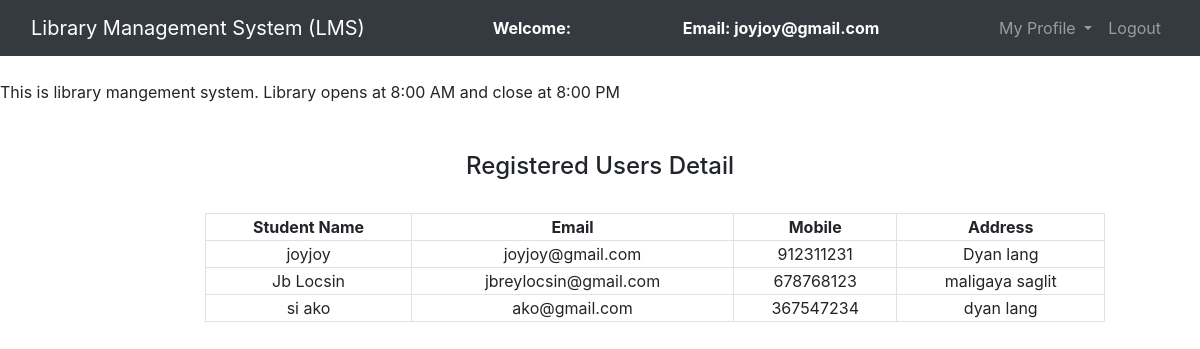
/admin/Regusers.php (signed in), run on the app's committed database.
### tables this page shows
CREATE TABLE `users` (
  `user_id` int(11) NOT NULL,
  `student_name` varchar(50) NOT NULL,
  `email` varchar(100) NOT NULL,
  `password` varchar(100) NOT NULL,
  `mobile` int(10) NOT NULL,
  `address` varchar(250) NOT NULL
);

### admin/Regusers.php (the view, shortened to what this page needs)
<?php
	$connection = mysqli_connect("localhost","root","");
	$query = "select * from users";
?>
<!DOCTYPE html>
<html>
<head>
	<link rel="stylesheet" type="text/css" href="../bootstrap-4.4.1/css/bootstrap.min.css">
</head>
<body>
	<nav class="navbar navbar-expand-lg navbar-dark bg-dark">
		<div class="container-fluid">
			<div class="navbar-header">
				<a class="navbar-brand" href="admin_dashboard.php">Library Management System (LMS)</a>
			</div>
			<font style="color: white"><span><strong>Welcome: <?php echo $_SESSION['name'];?></strong></span></font>
			<font style="color: white"><span><strong>Email: <?php echo $_SESSION['email'];?></strong></font>
		    <ul class="nav navbar-nav navbar-right">
		      <li class="nav-item dropdown">
	        	<a class="nav-link dropdown-toggle" data-toggle="dropdown">My Profile </a>
		      </li>
		      <li class="nav-item">
		        <a class="nav-link" href="../logout.php">Logout</a>
		      </li>
		    </ul>
		</div>
	</nav><br>
	<span><marquee>This is library mangement system. Library opens at 8:00 AM and close at 8:00 PM</marquee></span><br><br>
		<center><h4>Registered Users Detail</h4><br></center>
		<div class="row">
			<div class="col-md-2"></div>
			<div class="col-md-8">
				<form>
					<table class="table-bordered" width="900px" style="text-align: center">
						<tr>
							<th>Student Name</th>
							<th>Email</th>
							<th>Mobile</th>
							<th>Address</th>
						</tr>
					<?php
						$query_run = mysqli_query($connection,$query);
						while ($row = mysqli_fetch_assoc($query_run)){
							$student_name = $row['student_name'];
							$email = $row['email'];
							$mobile = $row['mobile'];
							$address = $row['address'];
					?>
						<tr>
							<td><?php echo $student_name;?></td>
							<td><?php echo $email;?></td>
							<td><?php echo $mobile;?></td>
							<td><?php echo $address;?></td>
						</tr>
					<?php
						}
					?>
				</table>
				</form>
			</div>
			<div class="col-md-2"></div>
		</div>
</body>
</html>

### data on the page
users: student_name "joyjoy", email "joyjoy@gmail.com", mobile "912311231", address "Dyan lang"
users: student_name "Jb Locsin", email "jbreylocsin@gmail.com", mobile "678768123", address "maligaya saglit"
users: student_name "si ako", email "ako@gmail.com", mobile "367547234", address "dyan lang"

### other printed values
$_SESSION['email'] "joyjoy@gmail.com"
